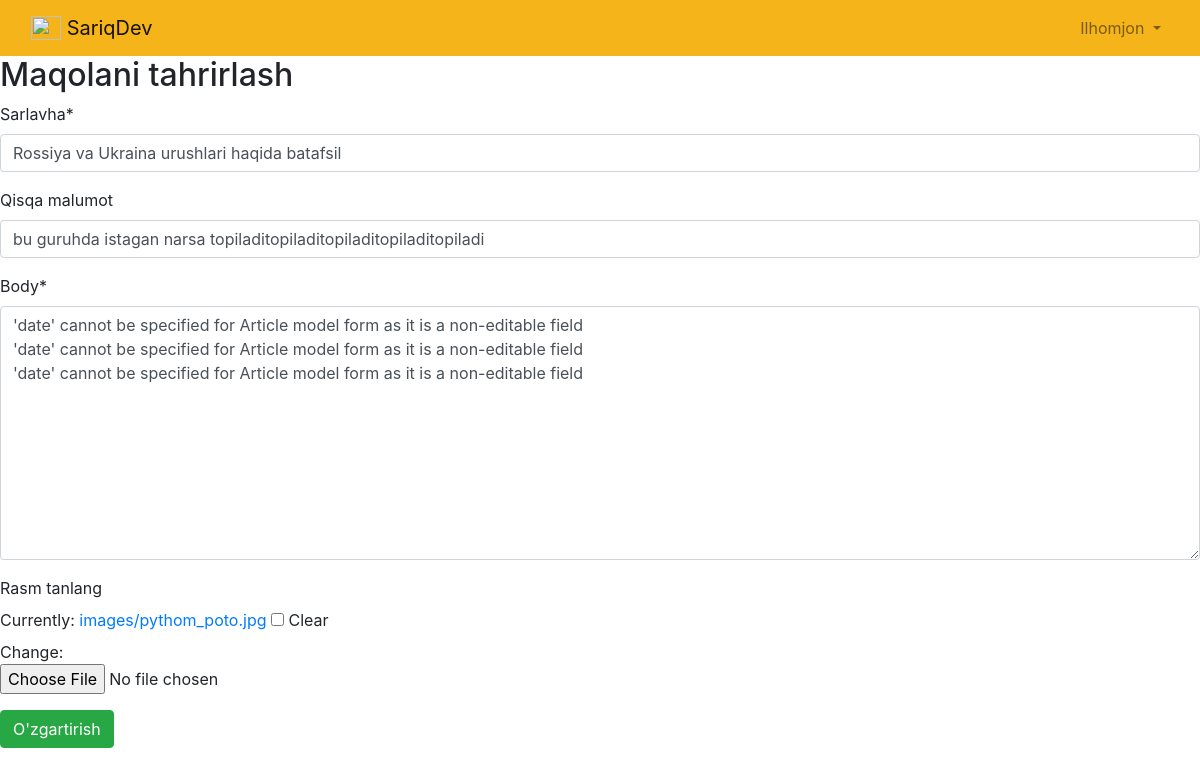
Screenshot of /article/4/edit (signed in) with the database file from the repository.
### accounts/models.py (models this page shows)
class CustomUser(AbstractUser):
    age = models.PositiveIntegerField(null=True, blank=True)
    manzil = models.CharField(max_length=50,null=True, blank=True)
    ismi = models.CharField(max_length=60,null=True, blank=True)

### news/models.py (models this page shows, shortened)
class Article(models.Model):
    title = models.CharField(max_length=120,verbose_name="Sarlavha")
    qisqacha = models.CharField(max_length=200,blank=True,verbose_name="Qisqa malumot")
    body = RichTextField()
    photo = models.ImageField(upload_to='images/',blank=True,verbose_name="Rasm tanlang")
    date = models.DateField(auto_now_add=True)
    author = models.ForeignKey(get_user_model(),on_delete=models.CASCADE,)

### news/views.py (the view)
# urls.py: path('<int:pk>/edit',NewUpdateView.as_view(),name='new_edit'),
class NewUpdateView(LoginRequiredMixin,UserPassesTestMixin,UpdateView):
    model = Article
    template_name = 'new_edit.html'
    fields = ['title','qisqacha','body','photo']
    def test_func(self):
        obj = self.get_object()
        return obj.author == self.request.user

### template/new_edit.html (shortened to what this page needs)
{% extends 'base.html' %}
{% load crispy_forms_tags %}
{% block content %}
    <h2>Maqolani tahrirlash</h2>
    <form method="post" enctype="multipart/form-data"> {% csrf_token %}
        {{ form|crispy}}
        <button type="submit" class="btn btn-success">O'zgartirish</button>
    </form>
{% endblock content %}

### template/base.html (shortened to what this page needs)
{% load static %}
<!DOCTYPE html>
<html lang="en">
    <head>
        <link rel="stylesheet" href="https://cdn.jsdelivr.net/npm/bootstrap@4.5.3/dist/css/bootstrap.min.css">
    </head>
    <body>
        <header>
            <nav class="navbar navbar-expand-lg navbar-light" style="background-color: #F4B41A;">
                <div class="container-fluid">
                <a class="navbar-brand" href="{% url 'home' %}">
                    <img src="" alt="" width="30" height="24" class="d-inline-block align-text-top">
                    SariqDev
                </a>
                {% if user.is_authenticated %}
                    <ul class="navbar-nav ml-auto">
                        <li class="nav-item">
                            <a class="nav-link dropdown-toggle" href="#"
                                id="navbarDropdown" role="button" data-toggle="dropdown"
                                aria-haspopup="true" aria-expanded="false">
                                {{ user.username | title }}
                            </a>
                        </li>
                    </ul>
                {% else %}
                    <form class="form-inline ml-auto">
                        <a href="{% url 'login' %}" class="btn btn-outline-light">Kirish</a>
                        <a href="{% url 'signup' %}" class="btn btn-primary ml-2">Ro'yxatdan o'tish</a>
                    </form>
                {% endif %}
              </nav>
        </header>
        <div>
            {% block content %}
            {% endblock content %}
        </div>
    </body>
</html>

### rows the page displays
CustomUser: username "Ilhomjon"
Article: title "Rossiya va Ukraina urushlari haqida batafsil", qisqacha "bu guruhda istagan narsa topiladitopiladitopiladitopiladitopiladi", body "'date' cannot be specified for Article model form as it is a non-editable field 'date' cannot be specified for Article model form as it is a non-editable field 'date' cannot be specified for Article model form as it is a non-editable field"
